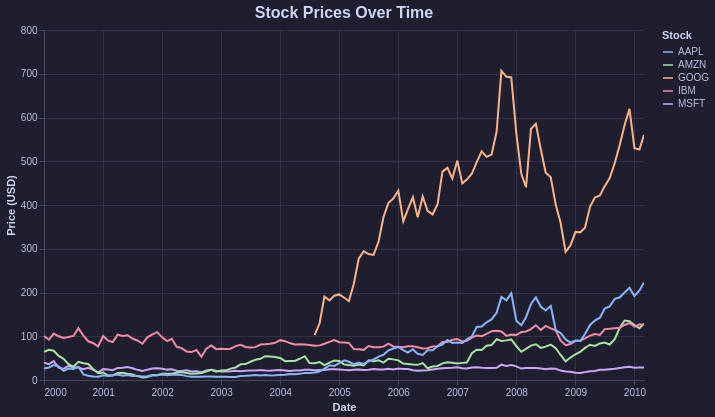

The code cell stored with this chart in its notebook:
### Code cell
# Display selected chart
charts = {
    "Scatter: Horsepower vs MPG": scatter,
    "Line: Stock Prices": line,
    "Bar: Seattle Precipitation": bar,
}

charts[chart_select.value]

### Figure 1 — Vega-Lite specification as saved in the notebook (floating-point values rounded to 4 significant figures; data arrays with more than 128 entries replaced by an {"elided": "..."} marker saying what was removed)
{"config": {"background": "#1e1e2e", "view": {"stroke": "transparent"}, "title": {"color": "#cdd6f4", "fontSize": 16, "font": "sans-serif"}, "axis": {"domainColor": "#45475a", "gridColor": "#313244", "labelColor": "#bac2de", "tickColor": "#45475a", "titleColor": "#cdd6f4"}, "legend": {"labelColor": "#bac2de", "titleColor": "#cdd6f4"}, "range": {"category": ["#89b4fa", "#a6e3a1", "#fab387", "#f38ba8", "#cba6f7", "#94e2d5"]}}, "data": {"name": "data-b0fe595546d47c5085f225c35730172c"}, "mark": {"type": "line", "strokeWidth": 2}, "encoding": {"color": {"field": "symbol", "legend": {"title": "Stock"}, "type": "nominal"}, "tooltip": [{"field": "symbol", "type": "nominal"}, {"field": "date", "type": "temporal"}, {"field": "price", "type": "quantitative"}], "x": {"field": "date", "title": "Date", "type": "temporal"}, "y": {"field": "price", "title": "Price (USD)", "type": "quantitative"}}, "height": 350, "params": [{"name": "param_1e9efca18e7a2868", "select": {"type": "interval", "encodings": ["x", "y"]}, "bind": "scales"}], "title": "Stock Prices Over Time", "width": 600, "$schema": "https://vega.github.io/schema/vega-lite/v6.4.1.json", "datasets": {"data-b0fe595546d47c5085f225c35730172c": {"elided": "560 records"}}}
